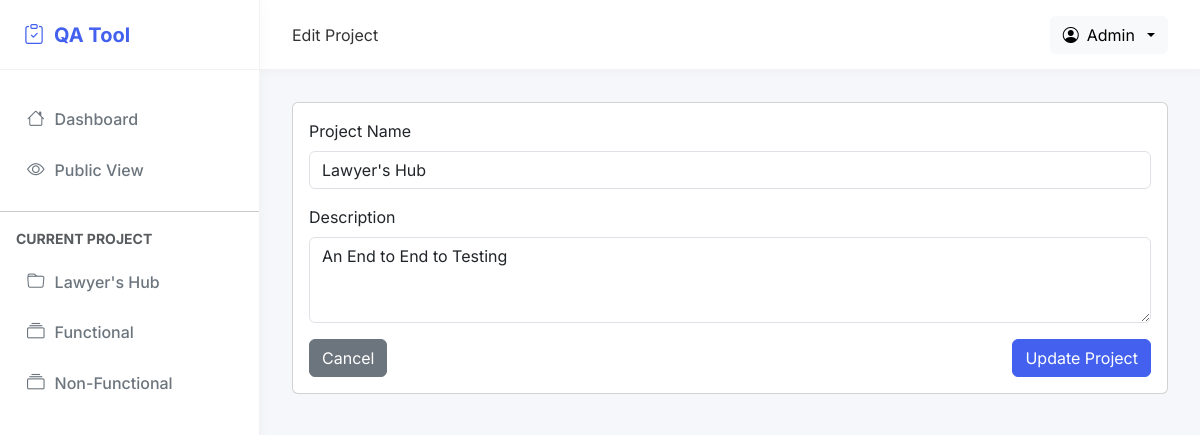
The page /project/1/edit (signed in) on the database its author committed.
### app.py (models this page shows)
class Project(db.Model):
    id = db.Column(db.Integer, primary_key=True)
    name = db.Column(db.String(100), nullable=False)
    description = db.Column(db.Text)
    created_date = db.Column(db.DateTime, default=datetime.utcnow)
    categories = db.relationship('Category', backref='project', cascade='all, delete-orphan')

class Category(db.Model):
    id = db.Column(db.Integer, primary_key=True)
    name = db.Column(db.String(100), nullable=False)
    project_id = db.Column(db.Integer, db.ForeignKey('project.id'), nullable=False)
    findings = db.relationship('Finding', backref='category', cascade='all, delete-orphan')

### app.py (the view)
@app.route('/project/<int:project_id>/edit', methods=['GET', 'POST'])
@admin_required
def edit_project(project_id):
    project = Project.query.get_or_404(project_id)
    if request.method == 'POST':
        project.name = request.form['name']
        project.description = request.form['description']
        db.session.commit()
        flash('Project updated successfully!', 'success')
        return redirect(url_for('view_project', project_id=project.id))
    return render_template('edit_project.html', project=project)

### app.py (called while the page is built)
def admin_required(f):
    @wraps(f)
    def decorated_function(*args, **kwargs):
        if not session.get('logged_in'):
            return redirect(url_for('public_index'))
        return f(*args, **kwargs)
    return decorated_function

### templates/edit_project.html (shortened to what this page needs)
{% extends 'base.html' %}
{% block heading %}Edit Project{% endblock %}
{% block content %}
<div class="card">
    <div class="card-body">
        <form method="post">
            <div class="mb-3">
                <label for="name" class="form-label">Project Name</label>
                <input type="text" class="form-control" id="name" name="name" value="{{ project.name }}" required>
            </div>
            <div class="mb-3">
                <label for="description" class="form-label">Description</label>
                <textarea class="form-control" id="description" name="description" rows="3">{{ project.description }}</textarea>
            </div>
            <div class="d-flex justify-content-between">
                <a href="{{ url_for('view_project', project_id=project.id) }}" class="btn btn-secondary">Cancel</a>
                <button type="submit" class="btn btn-primary">Update Project</button>
            </div>
        </form>
    </div>
</div>
{% endblock %}

### templates/base.html (shortened to what this page needs)
<!DOCTYPE html>
<html lang="en">
<head>
    <link href="https://cdn.jsdelivr.net/npm/bootstrap@5.3.0-alpha1/dist/css/bootstrap.min.css" rel="stylesheet">
    <link rel="stylesheet" href="https://cdn.jsdelivr.net/npm/bootstrap-icons@1.10.3/font/bootstrap-icons.css">
</head>
<body>
    <div class="layout-wrapper">
        <div class="sidebar" id="sidebar">
            <div class="sidebar-header">
                <a href="{{ url_for('index') }}" class="sidebar-logo">
                    <i class="bi bi-clipboard-check"></i>
                    <span>QA Tool</span>
                </a>
            </div>
            <div class="sidebar-menu">
                <a href="{{ url_for('index') }}" class="menu-item {% if request.endpoint == 'index' %}active{% endif %}">
                    <i class="bi bi-house"></i> Dashboard
                </a>
                <a href="{{ url_for('public_index') }}" class="menu-item {% if request.endpoint == 'public_index' %}active{% endif %}">
                    <i class="bi bi-eye"></i> Public View
                </a>
                {% if project is defined and project %}
                <hr class="my-3">
                <div class="px-3 mb-2 text-uppercase small fw-bold text-muted">Current Project</div>
                <a href="{{ url_for('view_project', project_id=project.id) }}" class="menu-item">
                    <i class="bi bi-folder"></i> {{ project.name }}
                </a>
                    {% if project.categories %}
                        {% for category in project.categories %}
                            <a href="{{ url_for('view_category', category_id=category.id) }}" class="menu-item ps-4 {% if category_id is defined and category_id == category.id %}active{% endif %}">
                                <i class="bi bi-collection"></i> {{ category.name }}
                            </a>
                        {% endfor %}
                    {% endif %}
                {% endif %}
            </div>
        </div>
        <div class="content-wrapper" id="content-wrapper">
            <div class="header">
                <div class="flex-grow-1">
                    {% block heading %}{% endblock %}
                </div>
                <div class="d-flex align-items-center">
                    <div class="dropdown">
                        <button class="btn btn-light dropdown-toggle d-flex align-items-center gap-2" type="button" id="userDropdown" data-bs-toggle="dropdown" aria-expanded="false">
                            <i class="bi bi-person-circle"></i>
                            <span>Admin</span>
                        </button>
                    </div>
                </div>
            </div>
            <div class="content">
                {% block content %}{% endblock %}
            </div>
        </div>
    </div>
</body>
</html>

### templates/base.html (style rules this page uses)
:root { --sidebar-width: 260px; --header-height: 70px; --primary-color: #4361ee; --secondary-color: #3f37c9; --success-color: #4cc9f0; --danger-color: #f72585; --warning-color: #f8961e; --info-color: #4895ef; --light-color: #f8f9fa; --dark-color: #212529; }
body { font-family: 'Inter', 'Segoe UI', Roboto, -apple-system, BlinkMacSystemFont, sans-serif; background-color: #f5f7fa; color: #333; }
.layout-wrapper { display: flex; min-height: 100vh; }
.sidebar { width: var(--sidebar-width); background: white; border-right: 1px solid rgba(0,0,0,0.05); position: fixed; left: 0; top: 0; bottom: 0; z-index: 1030; overflow-y: auto; box-shadow: 0 0 15px rgba(0,0,0,0.03); transition: all 0.3s ease; }
.sidebar-header { height: var(--header-height); display: flex; align-items: center; padding: 0 1.5rem; border-bottom: 1px solid rgba(0,0,0,0.05); }
.sidebar-logo { font-size: 1.25rem; font-weight: 700; color: var(--primary-color); text-decoration: none; display: flex; align-items: center; gap: 10px; }
.sidebar-menu { padding: 1.5rem 0; }
.menu-item { padding: 0.75rem 1.5rem; display: flex; align-items: center; color: #6c757d; text-decoration: none; font-weight: 500; transition: all 0.2s ease; border-left: 3px solid transparent; }
.menu-item i { margin-right: 10px; font-size: 1.1rem; }
.content-wrapper { flex: 1; margin-left: var(--sidebar-width); transition: all 0.3s ease; }
.header { height: var(--header-height); background: white; border-bottom: 1px solid rgba(0,0,0,0.05); display: flex; align-items: center; padding: 0 2rem; position: sticky; top: 0; z-index: 1020; box-shadow: 0 2px 10px rgba(0,0,0,0.03); }
.content { padding: 2rem; }
.btn-primary { background-color: var(--primary-color); border-color: var(--primary-color); }

### rows shown on the page
Project: name "Lawyer's Hub", description "An End to End to Testing"
Category: name "Functional"
Category: name "Non-Functional"
